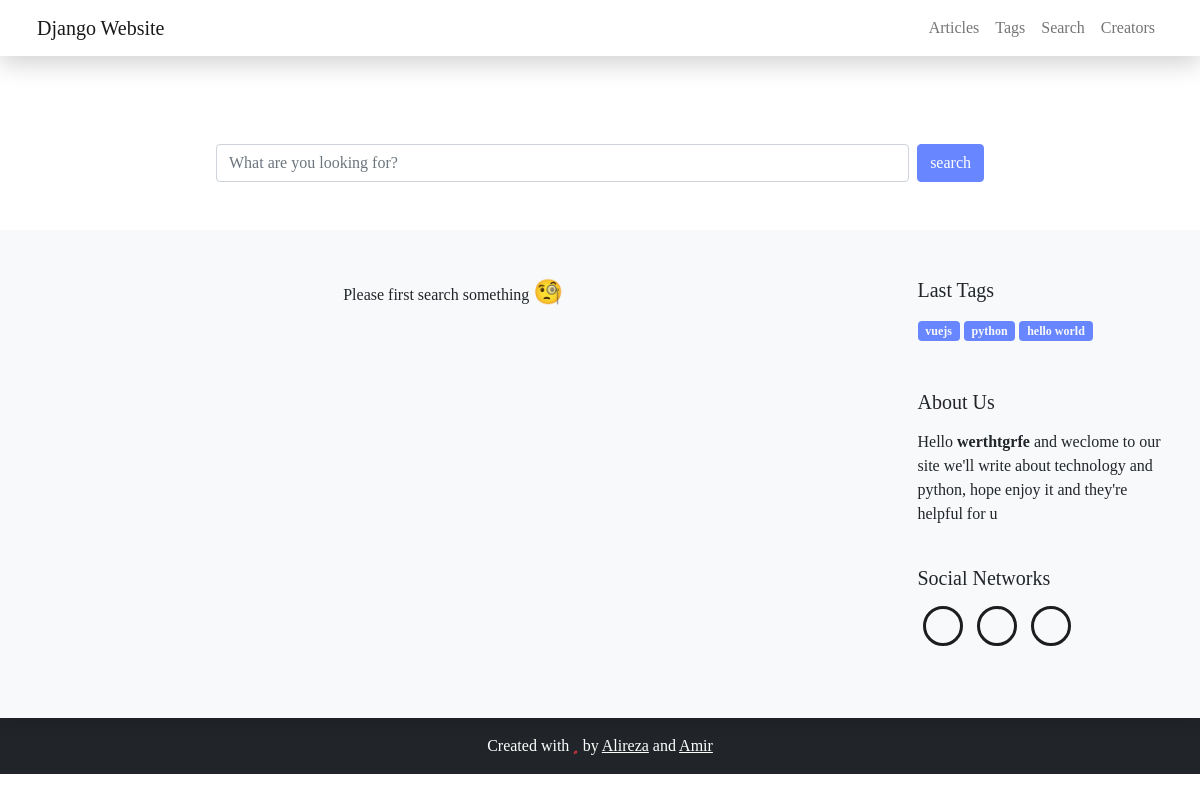
The app's page /search, older data.
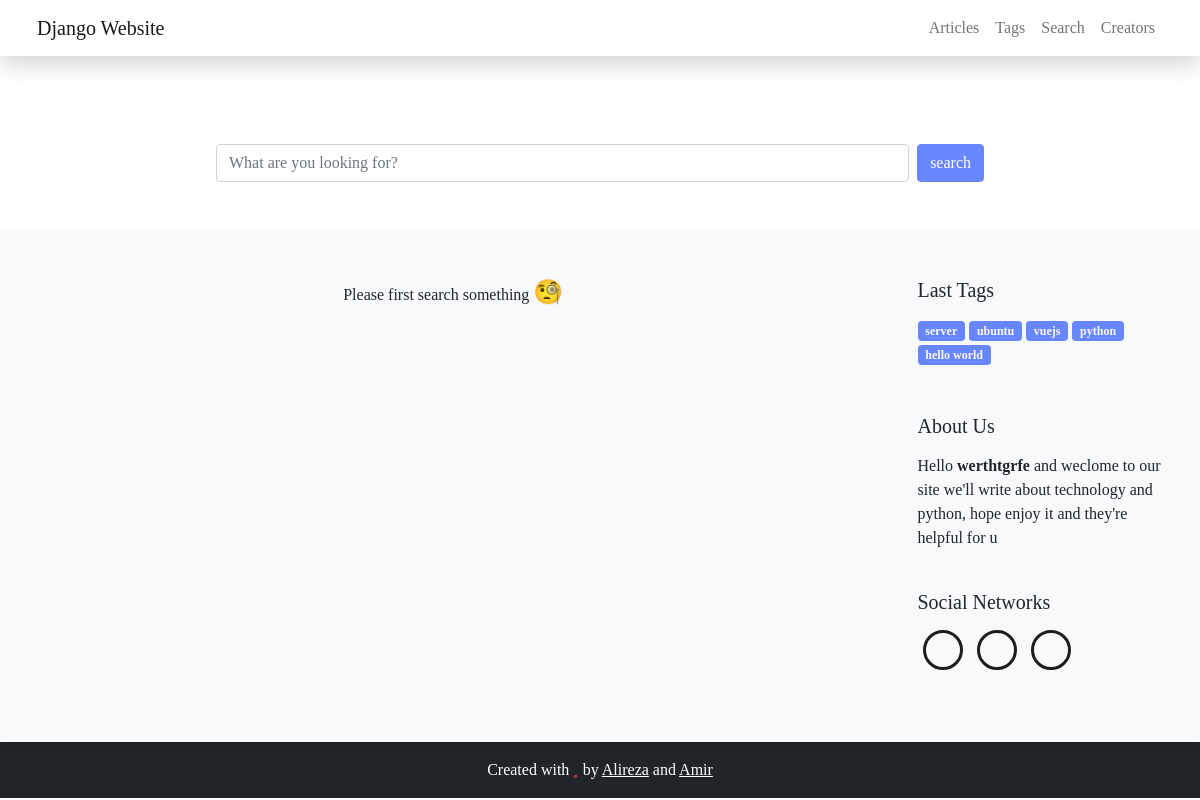
The same page, newer data.
### blog/models.py (models this page shows, shortened)
class Category(models.Model):
    name_en = CharField(max_length=100) # English name
    name_fa = CharField(max_length=100) # Persian name
    slug    = SlugField(editable=False) #auto created in auto_slug_category function
    created = DateTimeField(auto_now_add=True) # auto complete created time
    status  = BooleanField(default=True) # category status => true:publish , false:draft
    thumbnail  = models.ImageField(upload_to='categories',null=True) # article thumbnail in post card and main page
    class Meta:
        verbose_name_plural = 'Categories'
        ordering            = ['-created'] # for new to old sorting in admin panel
    objects = CategoryManager() # set managers for this class
    def simple_created(self):
        return self.created.strftime("%Y/%m/%d %H:%M")
    simple_created.short_description = "created"

### blog/views.py (the view)
# urls.py: path('search',SearchView,name='search'),
def SearchView(request):
    try:
        search_query = request.GET['q']
    except:
        search_query = ''
    context = {
        'search':search_query,
        'page':'search',
    }
    return render(request,'search.html',context)

### blog/models.py (called while the page is built)
	def active(self):
		return self.filter(status=True)

	def active(self):
		return self.filter(status=True)

### blog/templatetags/template_tags.py (called while the page is built)
@register.inclusion_tag('partials/col_4_about.html')
def col_4_about():
    return {
        'col_4_about': about
    }

@register.inclusion_tag('partials/col_4_tags.html')
def col_4_tags():
    categories_query   = Category.objects.active()   # get all active categories
    categories_query   = [category for category in categories_query if len(category.articles.active()) > 0] #check if length is bigger than 0 and tag already used before
    if len(categories_query) <= col_4_tags_count:
        return {
            'fix' : True,
            'col_4_tags': categories_query,
        }
    else:
        return {
            'fix' : False,
            'col_4_tags': categories_query[:col_4_tags_count],
        }

@register.inclusion_tag('partials/col_4_social.html')
def col_4_social():
    creators = User.objects.filter(is_superuser=True)
    return {
            'creators': creators,
        }

### template/search.html (shortened to what the changed rows need)
{% load static %} {% load template_tags %}
<!DOCTYPE html>
<html lang="en">
<head>
    <link rel="stylesheet" href="{% static 'blog/css/swiper.min.css' %}">
    <link rel="stylesheet" href="{% static 'blog/css/bootstrap.css' %}">
    <link rel="stylesheet" href="{% static 'blog/fontawesome-free-5.15.3-web/css/all.css' %}">
    <link rel="stylesheet" href="{% static 'blog/css/custom.css' %}">
    <link rel="stylesheet" href="{% static 'blog/css/responsiv.css' %}">
    <link rel="stylesheet" href="{% static 'blog/css/pages/search.css' %}">
</head>
<body data-src="../media/img/header.jpg">
    <main class="py-5 bg-light">
        <div class="container">
            <div class="row gx-md-5">
                {% include 'partials/col-4.html' %}
            </div>
        </div>
    </main>
</body>
</html>

### template/partials/col_4_tags.html (shortened to what this page needs)
{% if fix %}
    {% for category in col_4_tags %}
        <a href="{% url 'blog:tag' category.slug %}" class="badge bg-info text-light text-decoration-none">
            {{ category.name_en }}
        </a> {% endfor %} {% endif %}

Row changes from the older to the newer data that the page shows:
added Category: name_en "server"
added Category: name_en "ubuntu"
